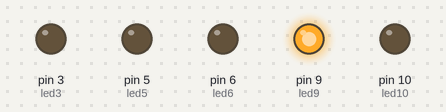
The sketch below on a simulated Arduino Uno, built with avr-gcc and run on an emulated ATmega328P. Parts: output pins drawn as LEDs (lit = HIGH).

Above: at 0.1 s.
At 4.1 s:
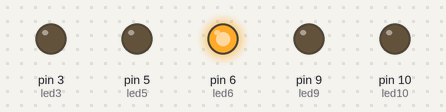
At 8.1 s:
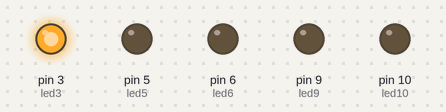
At 16.1 s:
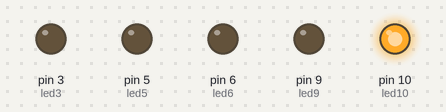
At 26.1 s:
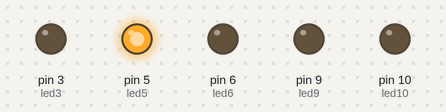
At 39.1 s:
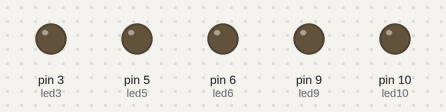
Timing chart, 0 to 40.0 s (numbered marks = the images above):
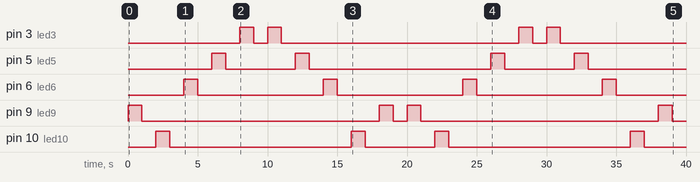

Measured:
- by itself, pin 3 (led3): LOW → HIGH at 8.0 s, → LOW 1.0 s later, → HIGH 1.0 s later, → LOW 1.0 s later, … (8 changes in this stretch)
- by itself, pin 5 (led5): LOW → HIGH at 6.0 s, → LOW 1.0 s later, → HIGH 5.0 s later, → LOW 1.0 s later, … (8 changes in this stretch)
- by itself, pin 6 (led6): alternates HIGH for 1.0 s and LOW for 9.0 s
- by itself, pin 9 (led9): LOW → HIGH at 0.00 s, → LOW 1.0 s later, → HIGH 17.0 s later, → LOW 1.0 s later, … (8 changes in this stretch)
- by itself, pin 10 (led10): LOW → HIGH at 2.0 s, → LOW 1.0 s later, → HIGH 13.0 s later, → LOW 1.0 s later, … (8 changes in this stretch)

The sketch:

ArduinoBlinks.ino
```cpp
// Project Name: ArduinoBlinks
// Author: Ethan Thompson, ethan.a.thompson@outlook.com
// Date: 12/16/2023
// Description:
//  A simple arduino program that blinks 5 led lights in order
//

// Digital PWM Led Lights
int led10 = 10;
int led9 = 9;
int led6 = 6;
int led5 = 5;
int led3 = 3;

// Blink Pin
// * int pin => takes in the pin number
// * int idle => how long the delay is
//
int BlinkPin(int pin, int idle) {
  // put your main code here, to run repeatedly:
  digitalWrite(pin, HIGH);   // turn the LED on (HIGH is the voltage level)
  delay(idle);                       // wait for a second
  digitalWrite(pin, LOW);    // turn the LED off by making the voltage LOW
  delay(idle);                       // wait for a second
}

// Blinks in order Right to Left
int BlinkRTL() {
   BlinkPin(led3, 1000);
   BlinkPin(led5, 1000);
   BlinkPin(led6, 1000);
   BlinkPin(led10, 1000);
   BlinkPin(led9, 1000);

}

// Blinks in order Left to Right
int BlinkLTR() {
   BlinkPin(led9, 1000);
   BlinkPin(led10, 1000);
   BlinkPin(led6, 1000);
   BlinkPin(led5, 1000);
   BlinkPin(led3, 1000);
}

void setup() {
  pinMode(led10, OUTPUT);
  pinMode(led9, OUTPUT);
  pinMode(led6, OUTPUT);
  pinMode(led5, OUTPUT);
  pinMode(led3, OUTPUT);
}

void loop() {
  BlinkLTR();
  BlinkRTL();
}
```
